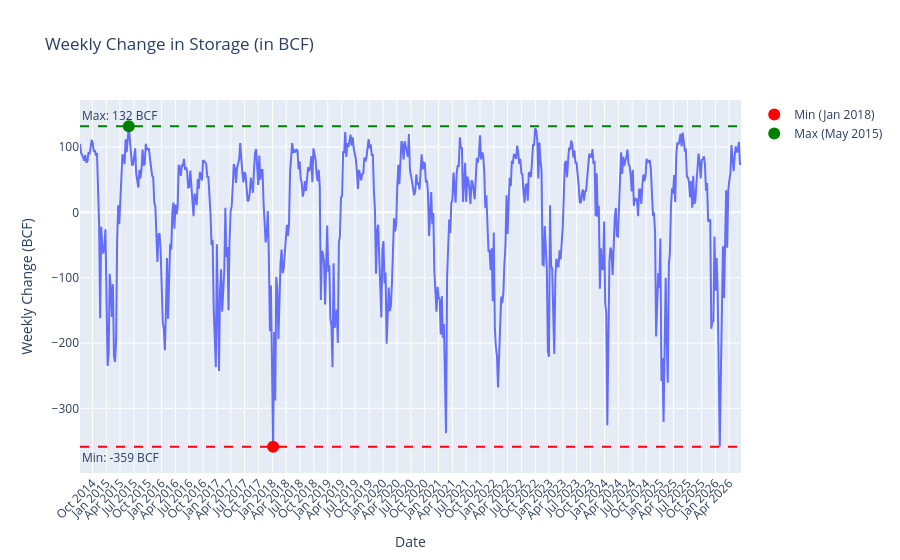

Notebook code for this chart:
### Code cell
#plot weekly diff over time

plot_df = storage.sort_values('date')

fig = px.line(
    plot_df,
    x='date',
    y='weekly_change_bcf',
    title='Weekly Change in Storage (in BCF)',
    labels={'date': 'Date', 'weekly_change_bcf': 'Weekly Change (BCF)'},
)

minima = plot_df.loc[plot_df['weekly_change_bcf'].idxmin()]
maxima = plot_df.loc[plot_df['weekly_change_bcf'].idxmax()]
min_val = minima['weekly_change_bcf']
max_val = maxima['weekly_change_bcf']

fig.add_hline(
    y=min_val,
    line_dash='dash',
    line_color='red',
    annotation_text=f'Min: {min_val:.0f} BCF',
    annotation_position='bottom left',
)
fig.add_hline(
    y=max_val,
    line_dash='dash',
    line_color='green',
    annotation_text=f'Max: {max_val:.0f} BCF',
    annotation_position='top left',
)

fig.add_scatter(
    x=[minima['date']],
    y=[min_val],
    mode='markers',
    name=f"Min ({minima['date'].strftime('%b %Y')})",
    marker=dict(size=12, color='red', symbol='circle'),
)
fig.add_scatter(
    x=[maxima['date']],
    y=[max_val],
    mode='markers',
    name=f"Max ({maxima['date'].strftime('%b %Y')})",
    marker=dict(size=12, color='green', symbol='circle'),
)

fig.update_xaxes(
    tickformat='%b %Y',
    dtick='M3',
    tickangle=-45,
)

fig.show()

# shows seasonality, with large injections during the summer seasons and drawdowns during winter months. generally 8 months of injection, then 4 months of withdrawal. withdrawals are generally larger per week for the 4 month periods

### Figure 1 — Plotly figure (JSON) as saved in the notebook; plotly's stock layout.template omitted (floating-point values rounded to 4 significant figures; data arrays with more than 128 entries replaced by an {"elided": "..."} marker saying what was removed)
{"data": [{"hovertemplate": "Date=%{x}<br>Weekly Change (BCF)=%{y}<extra></extra>", "legendgroup": "", "line": {"color": "#636efa", "dash": "solid"}, "marker": {"symbol": "circle"}, "mode": "lines", "name": "", "orientation": "v", "showlegend": false, "type": "scatter", "x": {"elided": "624 str values"}, "xaxis": "x", "y": {"elided": "624 float values"}, "yaxis": "y"}, {"marker": {"color": "red", "size": 12, "symbol": "circle"}, "mode": "markers", "name": "Min (Jan 2018)", "type": "scatter", "x": ["2018-01-05T00:00:00"], "y": [-359]}, {"marker": {"color": "green", "size": 12, "symbol": "circle"}, "mode": "markers", "name": "Max (May 2015)", "type": "scatter", "x": ["2015-05-29T00:00:00"], "y": [132]}], "layout": {"annotations": [{"showarrow": false, "text": "Min: -359 BCF", "x": 0, "xanchor": "left", "xref": "x domain", "y": -359, "yanchor": "top", "yref": "y"}, {"showarrow": false, "text": "Max: 132 BCF", "x": 0, "xanchor": "left", "xref": "x domain", "y": 132, "yanchor": "bottom", "yref": "y"}], "legend": {"tracegroupgap": 0}, "shapes": [{"line": {"color": "red", "dash": "dash"}, "type": "line", "x0": 0, "x1": 1, "xref": "x domain", "y0": -359, "y1": -359, "yref": "y"}, {"line": {"color": "green", "dash": "dash"}, "type": "line", "x0": 0, "x1": 1, "xref": "x domain", "y0": 132, "y1": 132, "yref": "y"}], "title": {"text": "Weekly Change in Storage (in BCF)"}, "xaxis": {"anchor": "y", "domain": [0, 1], "dtick": "M3", "tickangle": -45, "tickformat": "%b %Y", "title": {"text": "Date"}}, "yaxis": {"anchor": "x", "domain": [0, 1], "title": {"text": "Weekly Change (BCF)"}}}}
